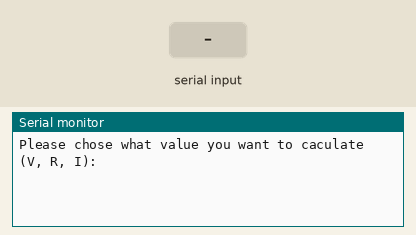
This sketch was run on a simulated Arduino Uno, built with avr-gcc and run on an emulated ATmega328P. Parts: the last lines printed to the serial monitor. The test bench sets the inputs (shaded band).

Above: at 1.2 s.
1.3 s: "r" received over Serial
At 2.5 s:
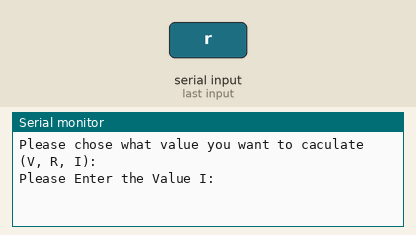
2.8 s: "90,45,200\n" received over Serial
At 3.4 s:
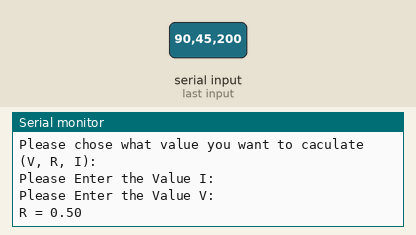
4.3 s: "V90\n" received over Serial
At 5.7 s:
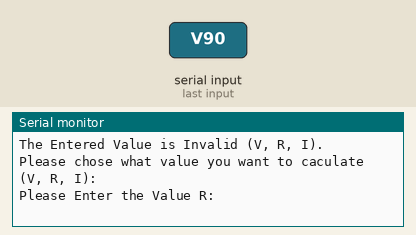
6.3 s: "30,150,10\n" received over Serial
At 7.1 s:
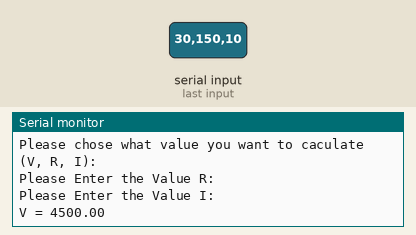

The sketch:

day06-ohms-law-calculator.ino
```cpp
// Day 6 - Ohm's law calculator on the Serial Monitor (115200 baud, "Newline")
// Choose V, I or R (upper or lower case), enter the two known values, get the third.
// Rejects zero and negative values that would divide by zero or make no sense.

String msg01 = "Please chose what value you want to caculate (V, R, I): ";
String msg02 = "Please Enter the Value R: ";
String msg03 = "Please Enter the Value V: ";
String msg04 = "Please Enter the Value I: ";

void setup() {
  Serial.begin(115200);
}

void loop() {
  Serial.println(msg01);
  while (Serial.available() == 0) {}
  char c = Serial.read();
  delay(10);                                         // let the rest of the line arrive
  while (Serial.available() >= 1) { Serial.read(); } // then clear it

  if (c == 'V' || c == 'v') {
    Serial.println(msg02);
    while (Serial.available() == 0) {}
    float R = Serial.parseFloat();
    while (Serial.available() >= 1) { Serial.read(); }
    if (R == 0) {
      Serial.println("This will cause a short ciruit please enter another number!");
    } else if (R < 0) {
      Serial.println("The number is invalid please enter another number!");
    } else {
      Serial.println(msg04);
      while (Serial.available() == 0) {}
      float I = Serial.parseFloat();
      while (Serial.available() >= 1) { Serial.read(); }
      float V = I * R;
      Serial.print("V = ");
      Serial.println(V);
    }
  } else if (c == 'I' || c == 'i') {
    Serial.println(msg02);
    while (Serial.available() == 0) {}
    float R = Serial.parseFloat();
    while (Serial.available() >= 1) { Serial.read(); }
    if (R == 0) {
      Serial.println("This will cause a short ciruit please enter another number!");
    } else if (R < 0) {
      Serial.println("The number is invalid please enter another number!");
    } else {
      Serial.println(msg03);
      while (Serial.available() == 0) {}
      float V = Serial.parseFloat();
      while (Serial.available() >= 1) { Serial.read(); }
      float I = V / R;
      Serial.print("I = ");
      Serial.println(I);
    }
  } else if (c == 'R' || c == 'r') {
    Serial.println(msg04);
    while (Serial.available() == 0) {}
    float I = Serial.parseFloat();
    while (Serial.available() >= 1) { Serial.read(); }
    if (I == 0 || I < 0) {
      Serial.println("The denominator can not be 0");
    } else {
      Serial.println(msg03);
      while (Serial.available() == 0) {}
      float V = Serial.parseFloat();
      while (Serial.available() >= 1) { Serial.read(); }
      float R = V / I;
      Serial.print("R = ");
      Serial.println(R);
    }
  } else {
    Serial.println("The Entered Value is Invalid (V, R, I).");
  }
  delay(1000);
}
```

Measured:
- after the input at 1.3 s, the serial monitor: prints a new line at once (image 1)
- after the input at 2.8 s, the serial monitor: prints a new line at once (image 2)
- after the input at 4.3 s, the serial monitor: prints a new line after 0.52 s (image 3)
- after the input at 6.3 s, the serial monitor: prints a new line at once (image 4)
